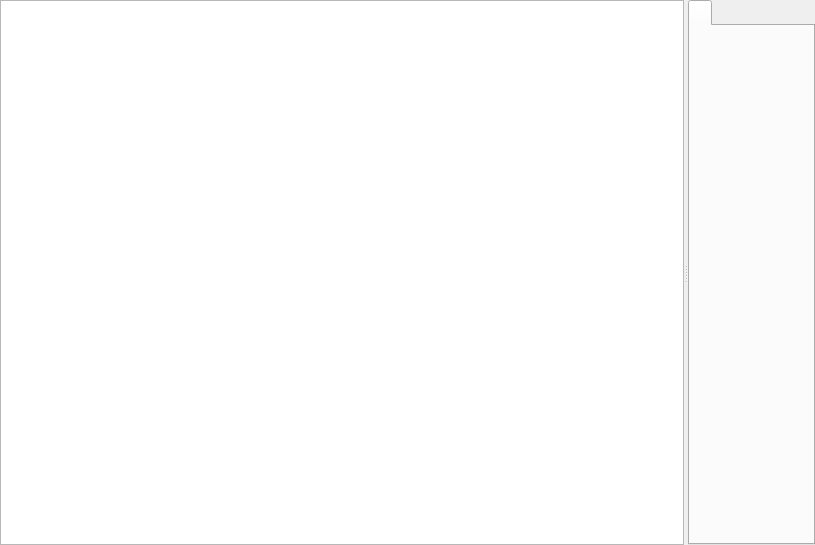
<?xml version="1.0" encoding="UTF-8"?>
<ui version="4.0">
 <class>FormLabelScreenViewA</class>
 <widget class="QWidget" name="FormLabelScreenViewA">
  <property name="geometry">
   <rect>
    <x>0</x>
    <y>0</y>
    <width>815</width>
    <height>545</height>
   </rect>
  </property>
  <property name="windowTitle">
   <string>Form</string>
  </property>
  <layout class="QGridLayout" name="gridLayout">
   <property name="leftMargin">
    <number>0</number>
   </property>
   <property name="topMargin">
    <number>0</number>
   </property>
   <property name="rightMargin">
    <number>0</number>
   </property>
   <property name="bottomMargin">
    <number>0</number>
   </property>
   <property name="horizontalSpacing">
    <number>6</number>
   </property>
   <item row="0" column="0">
    <widget class="QSplitter" name="splitter">
     <property name="sizePolicy">
      <sizepolicy hsizetype="Preferred" vsizetype="Preferred">
       <horstretch>0</horstretch>
       <verstretch>0</verstretch>
      </sizepolicy>
     </property>
     <property name="orientation">
      <enum>Qt::Horizontal</enum>
     </property>
     <property name="childrenCollapsible">
      <bool>false</bool>
     </property>
     <widget class="QListWidget" name="listWidget"/>
     <widget class="QTabWidget" name="tabWidget">
      <widget class="QWidget" name="nTab">
       <attribute name="title">
        <string/>
       </attribute>
      </widget>
     </widget>
    </widget>
   </item>
  </layout>
 </widget>
 <resources>
  <include location="rML.qrc"/>
 </resources>
 <connections/>
</ui>
